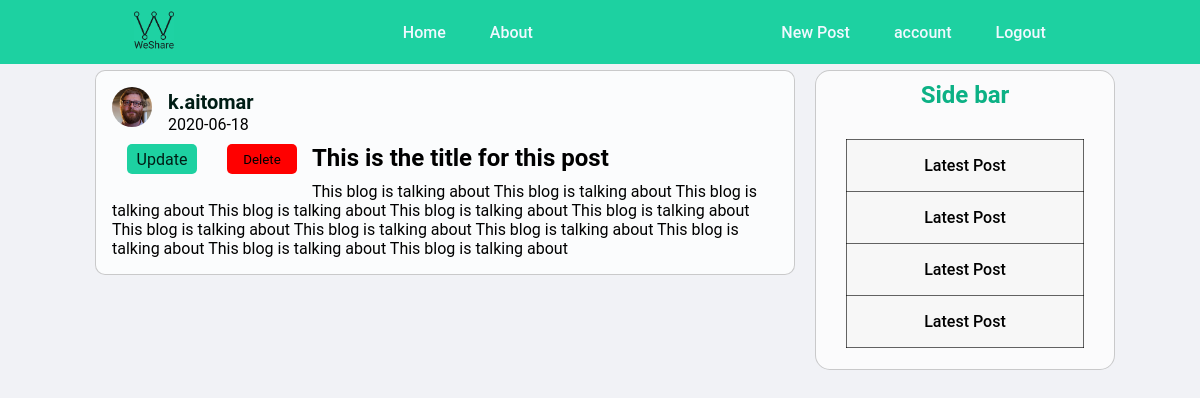
/post/1 (signed in), run on an earlier commit of the app's database.
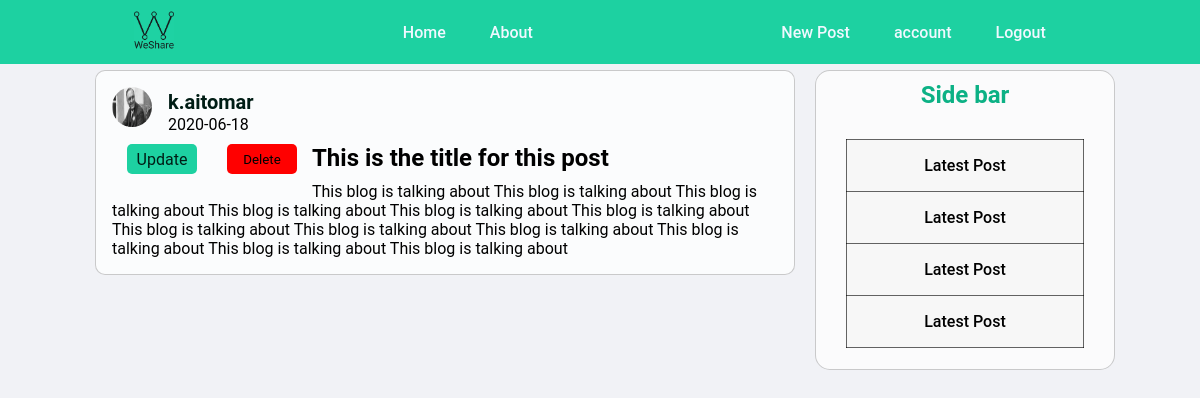
And on a later commit of the database.
### blogapp/models.py (models this page shows, shortened)
class User(db.Model, UserMixin):
    id = db.Column(db.Integer, primary_key=True)
    username = db.Column(db.String(20), unique=True, nullable=False)
    email = db.Column(db.String(120), unique=True, nullable=False)
    image_file = db.Column(db.String(20), nullable=False, default='default.jpg')
    password = db.Column(db.String(60), nullable=False)
    posts = db.relationship('Post', backref='author', lazy=True)

### blogapp/posts/routes.py (the view)
@posts.route('/post/<int:post_id>')
def post(post_id):
    post = Post.query.get_or_404(post_id)
    return render_template('post.html', title=post.title , post=post)

### blogapp/models.py (called while the page is built)
@login_manager.user_loader
def load_user(user_id):
    return User.query.get(int(user_id))

### blogapp/templates/post.html
{% extends 'layout.html' %}
{%block content%}
        <article class="blog-post-info">
            <img src="{{ url_for('static' , filename='profil_pics/'+ post.author.image_file) }}" alt="">
            <div class="blog-post-authour">
                <h1><a href="{{ url_for('users.user_posts', username=post.author.username) }}">{{ post.author.username }}</a></h1>
            </div>
            <div class="blog-post-date">
                <p>{{ post.date_posted.strftime('%Y-%m-%d') }}</p>
            </div>
            {% if post.author == current_user %}
                <div class="post-buttons">
                    <a href="{{ url_for('posts.update_post', post_id=post.id) }}" class="update-button">Update</a>
                    <form action="{{ url_for('posts.delete_post', post_id=post.id) }}" method="POST">
                        <input type="submit" class="delete-button" value="Delete">
                    </form>
                </div>
            {% endif %}
            <div class="post-infos">
                <div class="single-post-title">
                    <h2>{{ post.title }}</h2>
                </div>
                <div class="blog-post-content">
                    <p>{{ post.content }}</p>
                </div>
            </div>
        </article>
{%endblock content%}

What changed in the data, as far as the page shows it:
changed User "k.aitomar": image_file: a different picture
